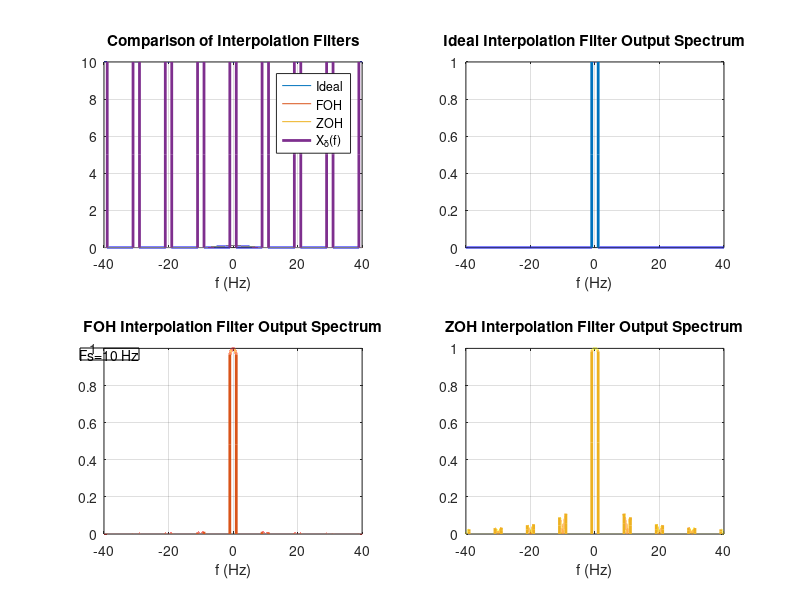

Write MATLAB code to recreate this figure.
Fs = 2;
T = 1/Fs;
f = -4*Fs:1e-3:4*Fs;
rect = @(f) (abs(f)<0.5) + 0.5*(abs(f)==0.5);

fx = 1;
X = @(f) rect(f/(2*fx));

Hideal = @(f) T*rect(f/Fs);
Hfoh = @(f) T*(sinc(T*f)).^2;
Hzoh = @(f) T*sinc(T*f);

plot(f, abs(Hideal(f)), f, abs(Hfoh(f)), f, abs(Hzoh(f)), 'LineWidth', 2);
xlabel('f (Hz)'), title('Comparison of Interpolation Filters');
grid on;
legend('Ideal', 'FOH', 'ZOH');

pause;

dim = [.1 .4 .1 .1];
for Fs = [3,7,10]
    
    T = 1/Fs;
    f = -4*Fs:1e-3:4*Fs;
    Hideal = @(f) T*rect(f/Fs);
    Hfoh = @(f) T*(sinc(T*f)).^2;
    Hzoh = @(f) T*sinc(T*f);
    
    X_tilda = zeros(size(f));

    for k = -4:4
        X_tilda = X_tilda + X(f-Fs*k);
    end
    
    X_tilda = X_tilda*(1/T);
    
    clf;
    subplot(2,2,1);
    plot(f, abs(Hideal(f)), f, abs(Hfoh(f)), f, abs(Hzoh(f)), f, X_tilda, 'LineWidth', 2);
    xlabel('f (Hz)'), title('Comparison of Interpolation Filters');
    grid on;
    legend('Ideal', 'FOH', 'ZOH', 'X_{\delta}(f)');
    annotation('textbox',dim,'String',['Fs=',num2str(Fs),' Hz'],'FitBoxToText','on');
    
    subplot(2,2,2);
    plot(f, abs(Hideal(f)).*X_tilda, 'LineWidth', 2);
    xlabel('f (Hz)'), title('Ideal Interpolation Filter Output Spectrum');
    grid on;
    
    subplot(2,2,3);
    plot(f, abs(Hfoh(f)).*X_tilda, 'LineWidth', 2, 'Color', [0.8500 0.3250 0.0980]);
    xlabel('f (Hz)'), title('FOH Interpolation Filter Output Spectrum');
    grid on;
    
    subplot(2,2,4);
    plot(f, abs(Hzoh(f)).*X_tilda, 'LineWidth', 2, 'Color', [0.9290 0.6940 0.1250]);
    xlabel('f (Hz)'), title('ZOH Interpolation Filter Output Spectrum');
    grid on;
    
    pause;
    
end
